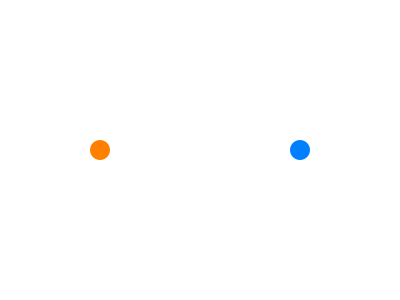
Frame 1 (no input)
Frame 60 (the mouse pressed at the canvas centre just before this capture): identical to frame 1, image omitted
Frame 120 (the mouse held since frame 60 and released just before this capture): identical to frame 1, image omitted

The Processing sketch that drew this single still picture (run headless with seeded random() and noise(); from frame 60 on, the mouse is pressed at the canvas centre):

// Processing sketch: sketch_200615_collision
// ── sketch_200615_collision.pde
int dia = 20;  //diameter
float[] posX = {100.0, 300.0};   //pos X
float[] posY = {150.0, 150.0};   //pos Y
float[] spdX = {2.0, 0.0};     //speed X
float[] spdY = {0.0, 0.0} ;     //speed Y
int[][] col = {{255,128,0}, {0, 128, 255}}; //color
int flagK = 0;  //flag by keyboardint

void setup() {
  size(400, 300);
  background(0, 0, 0);
  noStroke();
}

void draw(){  
  fill(255,255,255);  //clear color
  rect(0, 0, width, height);   //clear

 if (flagK == 0) {  //watch at flag
    for(int i=0;i<2;i++) {//draw balls
      fill(col[i][0],col[i][1],col[i][2]);    
      ellipse(posX[i], posY[i], dia, dia); 
    }
  } else {
    collisionDetect();

    for(int i=0;i<2;i++) {
      posX[i] += spdX[i];
      posY[i] += spdY[i];
      fill(col[i][0],col[i][1],col[i][2]);
      ellipse(posX[i], posY[i], dia, dia); 
    }
  }
}

void keyPressed() {
  if (key == ' ') {  //space
    flagK = 1;  //clear mode set
  }
}
void collisionDetect(){
 //distance of balls
  float bpx = posX[1] - posX[0];
  float bpy = posY[1] - posY[0];
  float dd = dist(0, 0, bpx, bpy);  

  if( dd <= dia ){
  //Velocity of Ball
    spdX[0] = 0;
  }
}
